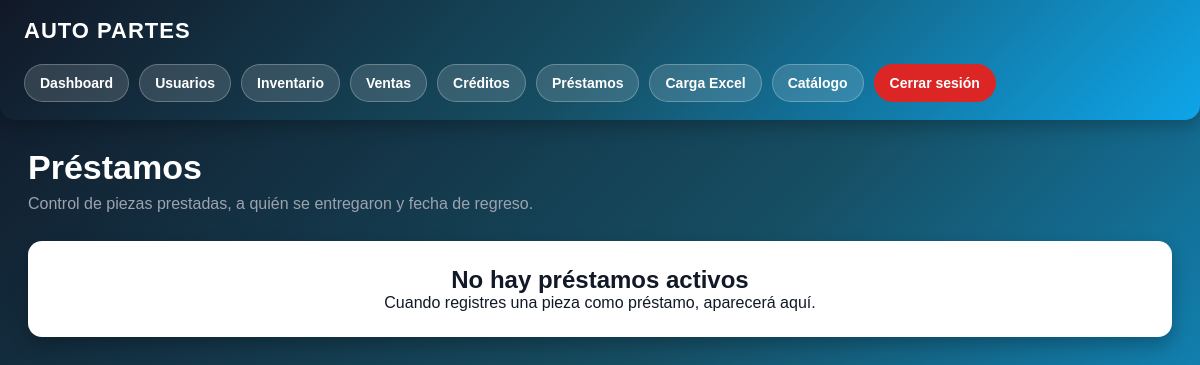
The page /prestamos (signed in) on the database as committed earlier.
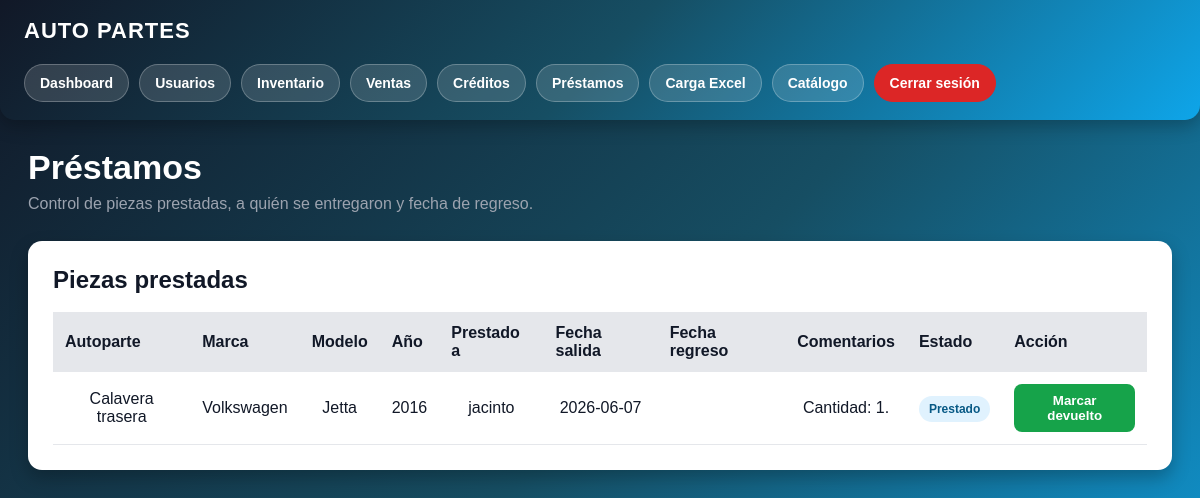
The same page on the database as committed later.
### app.py (models this page shows)
class Producto(db.Model):
    id = db.Column(db.Integer, primary_key=True)
    marca = db.Column(db.String(100))
    modelo = db.Column(db.String(100))
    anio = db.Column(db.Integer)
    autoparte = db.Column(db.String(150))
    observaciones = db.Column(db.Text)
    transmision = db.Column(db.String(100))
    motor = db.Column(db.String(100))
    propiedad = db.Column(db.String(100))
    tipo = db.Column(db.String(100))
    lado = db.Column(db.String(50))
    origen = db.Column(db.String(100))
    costo_venta = db.Column(db.Float)
    stock = db.Column(db.Integer, default=1)
    foto = db.Column(db.String(300))
    link_ml = db.Column(db.String(500))
    estado = db.Column(db.String(50), default="disponible")
    vendido_a = db.Column(db.String(150))
    metodo_pago = db.Column(db.String(100))
    factura = db.Column(db.String(100))
    comentarios_venta = db.Column(db.Text)
    fecha_salida = db.Column(db.String(100))
    fecha_prestamo = db.Column(db.String(100))

### app.py (the view)
@app.route("/prestamos")
def prestamos():
    if not session.get("rol") in ["admin", "vendedor"]:
        return redirect("/login")
    prestamos = Producto.query.filter(
        Producto.estado == "prestado"
    ).all()
    return render_template(
        "prestamos.html",
        prestamos=prestamos
    )

### templates/prestamos.html (shortened to what this page needs)
{% extends "layout.html" %}
{% block contenido %}
<div class="prestamos-header">
    <h1>Préstamos</h1>
    <p>Control de piezas prestadas, a quién se entregaron y fecha de regreso.</p>
</div>
{% if prestamos %}
<div class="prestamos-card">
    <h2>Piezas prestadas</h2>
    <table>
        <tr>
            <th>Autoparte</th>
            <th>Marca</th>
            <th>Modelo</th>
            <th>Año</th>
            <th>Prestado a</th>
            <th>Fecha salida</th>
            <th>Fecha regreso</th>
            <th>Comentarios</th>
            <th>Estado</th>
            <th>Acción</th>
        </tr>
        {% for producto in prestamos %}
        <tr>
            <td>{{ producto.autoparte }}</td>
            <td>{{ producto.marca }}</td>
            <td>{{ producto.modelo }}</td>
            <td>{{ producto.anio }}</td>
            <td>{{ producto.vendido_a }}</td>
            <td>{{ producto.fecha_salida }}</td>
            <td>{{ producto.fecha_prestamo }}</td>
            <td>{{ producto.comentarios_venta }}</td>
            <td><span class="badge-prestado">Prestado</span></td>
            <td>
                <a href="/devolver/{{ producto.id }}">
                    <button class="btn-devuelto">Marcar devuelto</button>
                </a>
            </td>
        </tr>
        {% endfor %}
    </table>
</div>
{% else %}
<div class="vacio">
    <h2>No hay préstamos activos</h2>
    <p>Cuando registres una pieza como préstamo, aparecerá aquí.</p>
</div>
{% endif %}
{% endblock %}

Rows that differ between the two databases and show on the page:
now on this page (row edited): Producto: autoparte "Calavera trasera", marca "Volkswagen", modelo "Jetta", anio "2016", vendido_a "jacinto", fecha_salida "2026-06-07", comentarios_venta "Cantidad: 1."
Other text that changed with them:
text no longer shown: "No hay préstamos activos Cuando registres una pieza como préstamo, aparecerá aquí."
text now shown: "Piezas prestadas Autoparte Marca Modelo Año Prestado a Fecha salida Fecha regreso Comentarios Estado Acción"
